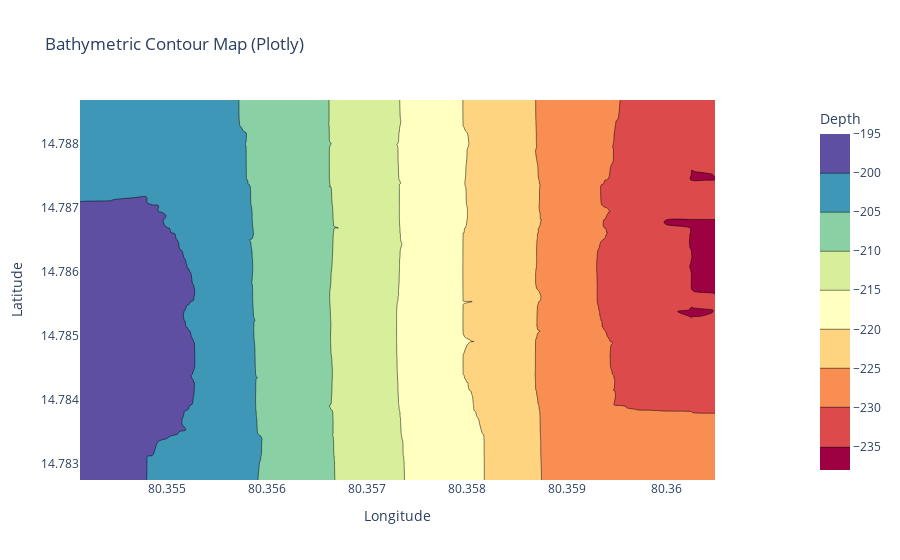
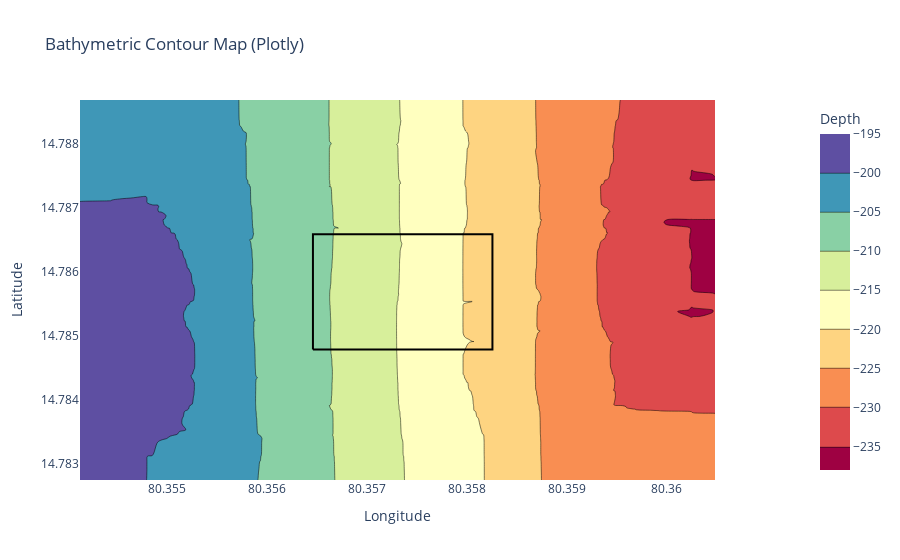
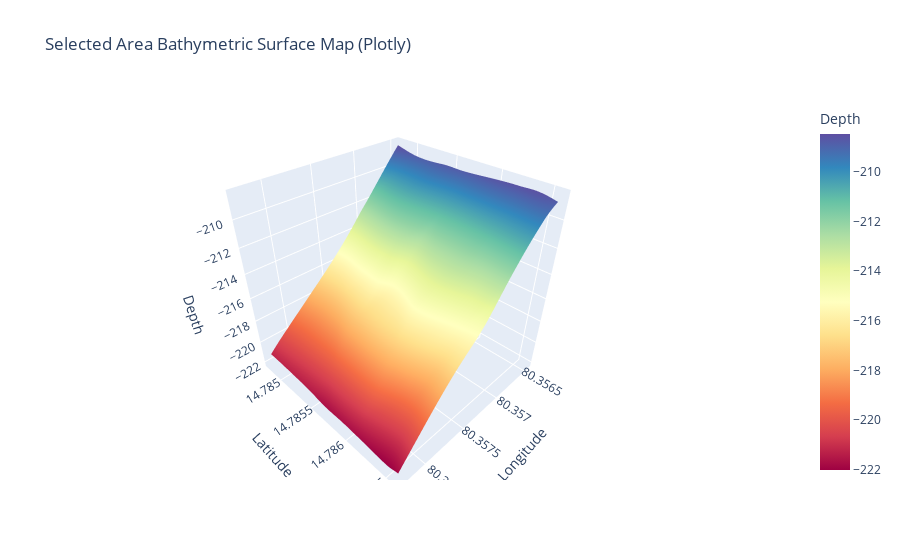

Notebook source saved alongside these figures, in order:
### Code cell
import pandas as pd
import numpy as np
import plotly.graph_objs as go
from scipy.interpolate import griddata

# Load data
df0 = pd.read_csv("200.csv")
lon = df0["Longitude"]
lat = df0["Latitude"]
elev = df0["Depth"]

# Create grid for surface plot
grid_lon = np.linspace(lon.min(), lon.max(), 100)
grid_lat = np.linspace(lat.min(), lat.max(), 100)
grid_lon, grid_lat = np.meshgrid(grid_lon, grid_lat)
grid_elev = griddata((lon, lat), elev, (grid_lon, grid_lat), method='cubic')

# Create contour plot using Plotly
contour_fig = go.Figure(go.Contour(x=lon, y=lat, z=elev, colorscale='spectral'))
contour_fig.update_layout(title='Bathymetric Contour Map (Plotly)', xaxis_title='Longitude', yaxis_title='Latitude')
contour_fig.update_traces(colorbar=dict(title='Depth', x=1.15))

# Show contour plot
contour_fig.show()

# Constants for converting meters to degrees
# Assuming the area is near the equator for simplicity, adjust as necessary for your region
meters_per_degree_lat = 111320  # Approximate number of meters per degree of latitude
meters_per_degree_lon = 111320  # This varies based on latitude, use the same value for simplicity

# Define the size of the area in meters
area_size_m = 200
total_area = 200*200
# Convert area size to degrees
area_size_deg_lat = area_size_m / meters_per_degree_lat
area_size_deg_lon = area_size_m / meters_per_degree_lon

# Prompt user for the center of the area
center_lon = lon.mean()
center_lat = lat.mean()

# Calculate the boundaries of the area
lon_min = center_lon - area_size_deg_lon / 2
lon_max = center_lon + area_size_deg_lon / 2
lat_min = center_lat - area_size_deg_lat / 2
lat_max = center_lat + area_size_deg_lat / 2

# Filter the dataframe for the selected area
filtered_df = df0[(df0["Longitude"] >= lon_min) & (df0["Longitude"] <= lon_max) & 
                 (df0["Latitude"] >= lat_min) & (df0["Latitude"] <= lat_max)]

# Save the filtered dataframe to a new CSV file
filtered_df.to_csv("filtered_area.csv", index=False)

# Highlight the selected area on the original contour plot
highlight = go.Scatter(
    x=[lon_min, lon_max, lon_max, lon_min, lon_min],
    y=[lat_min, lat_min, lat_max, lat_max, lat_min],
    mode='lines',
    line=dict(color='black', width=2),
    name='Selected Area'
)

contour_fig.add_trace(highlight)
contour_fig.show()

# Create 3D surface plot using Plotly for the selected area
selected_grid_lon = np.linspace(lon_min, lon_max, 100)
selected_grid_lat = np.linspace(lat_min, lat_max, 100)
selected_grid_lon, selected_grid_lat = np.meshgrid(selected_grid_lon, selected_grid_lat)
selected_grid_elev = griddata((lon, lat), elev, (selected_grid_lon, selected_grid_lat), method='cubic')

surface_fig = go.Figure(go.Surface(x=selected_grid_lon, y=selected_grid_lat, z=selected_grid_elev, colorscale='spectral'))
surface_fig.update_layout(title='Selected Area Bathymetric Surface Map (Plotly)', scene=dict(xaxis_title='Longitude', yaxis_title='Latitude', zaxis_title='Depth'))
surface_fig.update_traces(colorbar=dict(title='Depth', x=1.15))
surface_fig.show()

### Figure 1 — Plotly figure (JSON) as saved in the notebook; plotly's stock layout.template omitted (floating-point values rounded to 4 significant figures; data arrays with more than 128 entries replaced by an {"elided": "..."} marker saying what was removed)
{"data": [{"colorbar": {"title": {"text": "Depth"}, "x": 1.15}, "colorscale": [[0, "rgb(158,1,66)"], [0.1, "rgb(213,62,79)"], [0.2, "rgb(244,109,67)"], [0.3, "rgb(253,174,97)"], [0.4, "rgb(254,224,139)"], [0.5, "rgb(255,255,191)"], [0.6, "rgb(230,245,152)"], [0.7, "rgb(171,221,164)"], [0.8, "rgb(102,194,165)"], [0.9, "rgb(50,136,189)"], [1, "rgb(94,79,162)"]], "type": "contour", "x": {"elided": "164 float values"}, "y": {"elided": "164 float values"}, "z": {"elided": "164 int values"}}], "layout": {"title": {"text": "Bathymetric Contour Map (Plotly)"}, "xaxis": {"title": {"text": "Longitude"}}, "yaxis": {"title": {"text": "Latitude"}}}}

### Figure 2 — Plotly figure (JSON) as saved in the notebook; plotly's stock layout.template omitted (floating-point values rounded to 4 significant figures; data arrays with more than 128 entries replaced by an {"elided": "..."} marker saying what was removed)
{"data": [{"colorbar": {"title": {"text": "Depth"}, "x": 1.15}, "colorscale": [[0, "rgb(158,1,66)"], [0.1, "rgb(213,62,79)"], [0.2, "rgb(244,109,67)"], [0.3, "rgb(253,174,97)"], [0.4, "rgb(254,224,139)"], [0.5, "rgb(255,255,191)"], [0.6, "rgb(230,245,152)"], [0.7, "rgb(171,221,164)"], [0.8, "rgb(102,194,165)"], [0.9, "rgb(50,136,189)"], [1, "rgb(94,79,162)"]], "type": "contour", "x": {"elided": "164 float values"}, "y": {"elided": "164 float values"}, "z": {"elided": "164 int values"}}, {"line": {"color": "black", "width": 2}, "mode": "lines", "name": "Selected Area", "type": "scatter", "x": [80.36, 80.36, 80.36, 80.36, 80.36], "y": [14.78, 14.78, 14.79, 14.79, 14.78]}], "layout": {"title": {"text": "Bathymetric Contour Map (Plotly)"}, "xaxis": {"title": {"text": "Longitude"}}, "yaxis": {"title": {"text": "Latitude"}}}}

### Figure 3 — Plotly figure (JSON) as saved in the notebook; plotly's stock layout.template omitted (floating-point values rounded to 4 significant figures; data arrays with more than 128 entries replaced by an {"elided": "..."} marker saying what was removed)
{"data": [{"colorbar": {"title": {"text": "Depth"}, "x": 1.15}, "colorscale": [[0, "rgb(158,1,66)"], [0.1, "rgb(213,62,79)"], [0.2, "rgb(244,109,67)"], [0.3, "rgb(253,174,97)"], [0.4, "rgb(254,224,139)"], [0.5, "rgb(255,255,191)"], [0.6, "rgb(230,245,152)"], [0.7, "rgb(171,221,164)"], [0.8, "rgb(102,194,165)"], [0.9, "rgb(50,136,189)"], [1, "rgb(94,79,162)"]], "type": "surface", "x": {"elided": "100x100 float values"}, "y": {"elided": "100x100 float values"}, "z": {"elided": "100x100 float values"}}], "layout": {"scene": {"xaxis": {"title": {"text": "Longitude"}}, "yaxis": {"title": {"text": "Latitude"}}, "zaxis": {"title": {"text": "Depth"}}}, "title": {"text": "Selected Area Bathymetric Surface Map (Plotly)"}}}
